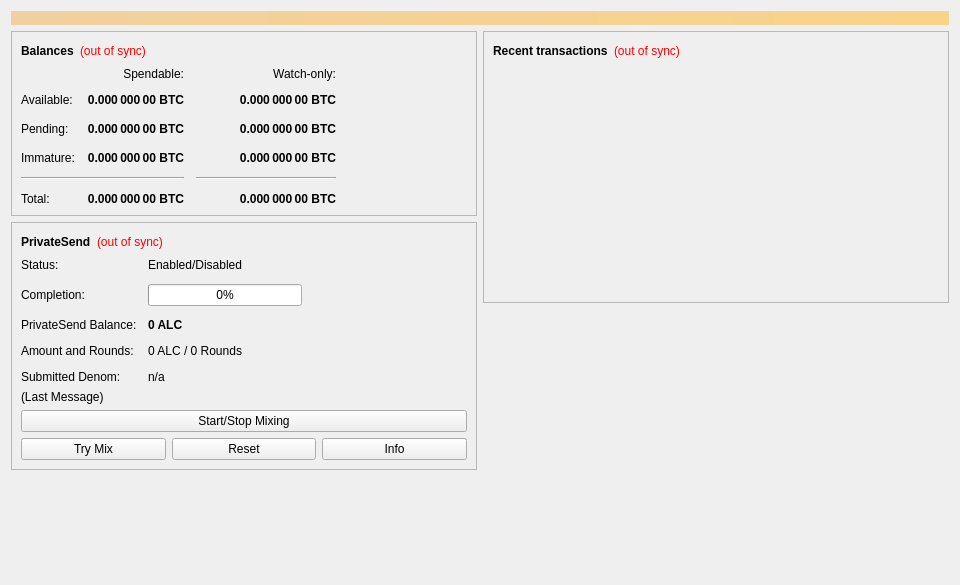
<?xml version="1.0" encoding="UTF-8"?>
<ui version="4.0">
 <class>OverviewPage</class>
 <widget class="QWidget" name="OverviewPage">
  <property name="geometry">
   <rect>
    <x>0</x>
    <y>0</y>
    <width>960</width>
    <height>585</height>
   </rect>
  </property>
  <property name="minimumSize">
   <size>
    <width>960</width>
    <height>0</height>
   </size>
  </property>
  <property name="windowTitle">
   <string>Form</string>
  </property>
  <layout class="QVBoxLayout" name="topLayout">
   <item>
    <widget class="QLabel" name="labelAlerts">
     <property name="visible">
      <bool>false</bool>
     </property>
     <property name="styleSheet">
      <string notr="true">background-color: qlineargradient(x1: 0, y1: 0, x2: 1, y2: 0, stop:0 #F0D0A0, stop:1 #F8D488); color:#000000;</string>
     </property>
     <property name="wordWrap">
      <bool>true</bool>
     </property>
     <property name="margin">
      <number>3</number>
     </property>
    </widget>
   </item>
   <item>
    <layout class="QHBoxLayout" name="horizontalLayout" stretch="1,1">
     <item>
      <layout class="QVBoxLayout" name="verticalLayout_2">
       <item>
        <widget class="QFrame" name="frame">
         <property name="frameShape">
          <enum>QFrame::StyledPanel</enum>
         </property>
         <property name="frameShadow">
          <enum>QFrame::Raised</enum>
         </property>
         <layout class="QVBoxLayout" name="verticalLayout_4">
          <item>
           <layout class="QHBoxLayout" name="horizontalLayout_4">
            <item>
             <widget class="QLabel" name="label_5">
              <property name="font">
               <font>
                <weight>75</weight>
                <bold>true</bold>
               </font>
              </property>
              <property name="text">
               <string>Balances</string>
              </property>
             </widget>
            </item>
            <item>
             <widget class="QLabel" name="labelWalletStatus">
              <property name="toolTip">
               <string>The displayed information may be out of date. Your wallet automatically synchronizes with the Altynclassic network after a connection is established, but this process has not completed yet.</string>
              </property>
              <property name="styleSheet">
               <string notr="true">QLabel { color: red; }</string>
              </property>
              <property name="text">
               <string notr="true">(out of sync)</string>
              </property>
              <property name="alignment">
               <set>Qt::AlignLeading|Qt::AlignLeft|Qt::AlignVCenter</set>
              </property>
             </widget>
            </item>
            <item>
             <spacer name="horizontalSpacer_3">
              <property name="orientation">
               <enum>Qt::Horizontal</enum>
              </property>
              <property name="sizeHint" stdset="0">
               <size>
                <width>40</width>
                <height>20</height>
               </size>
              </property>
             </spacer>
            </item>
           </layout>
          </item>
          <item>
           <layout class="QGridLayout" name="gridLayout">
            <property name="spacing">
             <number>12</number>
            </property>
            <item row="2" column="2">
             <widget class="QLabel" name="labelWatchPending">
              <property name="font">
               <font>
                <weight>75</weight>
                <bold>true</bold>
               </font>
              </property>
              <property name="cursor">
               <cursorShape>IBeamCursor</cursorShape>
              </property>
              <property name="toolTip">
               <string>Unconfirmed transactions to watch-only addresses</string>
              </property>
              <property name="text">
               <string notr="true">0.000 000 00 BTC</string>
              </property>
              <property name="alignment">
               <set>Qt::AlignRight|Qt::AlignTrailing|Qt::AlignVCenter</set>
              </property>
              <property name="textInteractionFlags">
               <set>Qt::LinksAccessibleByMouse|Qt::TextSelectableByKeyboard|Qt::TextSelectableByMouse</set>
              </property>
             </widget>
            </item>
            <item row="2" column="1">
             <widget class="QLabel" name="labelUnconfirmed">
              <property name="font">
               <font>
                <weight>75</weight>
                <bold>true</bold>
               </font>
              </property>
              <property name="cursor">
               <cursorShape>IBeamCursor</cursorShape>
              </property>
              <property name="toolTip">
               <string>Total of transactions that have yet to be confirmed, and do not yet count toward the spendable balance</string>
              </property>
              <property name="text">
               <string notr="true">0.000 000 00 BTC</string>
              </property>
              <property name="alignment">
               <set>Qt::AlignRight|Qt::AlignTrailing|Qt::AlignVCenter</set>
              </property>
              <property name="textInteractionFlags">
               <set>Qt::LinksAccessibleByMouse|Qt::TextSelectableByKeyboard|Qt::TextSelectableByMouse</set>
              </property>
             </widget>
            </item>
            <item row="3" column="2">
             <widget class="QLabel" name="labelWatchImmature">
              <property name="font">
               <font>
                <weight>75</weight>
                <bold>true</bold>
               </font>
              </property>
              <property name="cursor">
               <cursorShape>IBeamCursor</cursorShape>
              </property>
              <property name="toolTip">
               <string>Mined balance in watch-only addresses that has not yet matured</string>
              </property>
              <property name="text">
               <string notr="true">0.000 000 00 BTC</string>
              </property>
              <property name="alignment">
               <set>Qt::AlignRight|Qt::AlignTrailing|Qt::AlignVCenter</set>
              </property>
              <property name="textInteractionFlags">
               <set>Qt::LinksAccessibleByMouse|Qt::TextSelectableByKeyboard|Qt::TextSelectableByMouse</set>
              </property>
             </widget>
            </item>
            <item row="4" column="0" colspan="2">
             <widget class="Line" name="lineSpendableBalance">
              <property name="orientation">
               <enum>Qt::Horizontal</enum>
              </property>
             </widget>
            </item>
            <item row="4" column="2">
             <widget class="Line" name="lineWatchBalance">
              <property name="sizePolicy">
               <sizepolicy hsizetype="Preferred" vsizetype="Fixed">
                <horstretch>0</horstretch>
                <verstretch>0</verstretch>
               </sizepolicy>
              </property>
              <property name="minimumSize">
               <size>
                <width>140</width>
                <height>0</height>
               </size>
              </property>
              <property name="orientation">
               <enum>Qt::Horizontal</enum>
              </property>
             </widget>
            </item>
            <item row="5" column="0">
             <widget class="QLabel" name="labelTotalText">
              <property name="text">
               <string>Total:</string>
              </property>
             </widget>
            </item>
            <item row="3" column="1">
             <widget class="QLabel" name="labelImmature">
              <property name="font">
               <font>
                <weight>75</weight>
                <bold>true</bold>
               </font>
              </property>
              <property name="cursor">
               <cursorShape>IBeamCursor</cursorShape>
              </property>
              <property name="toolTip">
               <string>Mined balance that has not yet matured</string>
              </property>
              <property name="text">
               <string notr="true">0.000 000 00 BTC</string>
              </property>
              <property name="alignment">
               <set>Qt::AlignRight|Qt::AlignTrailing|Qt::AlignVCenter</set>
              </property>
              <property name="textInteractionFlags">
               <set>Qt::LinksAccessibleByMouse|Qt::TextSelectableByKeyboard|Qt::TextSelectableByMouse</set>
              </property>
             </widget>
            </item>
            <item row="2" column="3">
             <spacer name="horizontalSpacer_2">
              <property name="orientation">
               <enum>Qt::Horizontal</enum>
              </property>
              <property name="sizeHint" stdset="0">
               <size>
                <width>40</width>
                <height>20</height>
               </size>
              </property>
             </spacer>
            </item>
            <item row="3" column="0">
             <widget class="QLabel" name="labelImmatureText">
              <property name="text">
               <string>Immature:</string>
              </property>
             </widget>
            </item>
            <item row="5" column="1">
             <widget class="QLabel" name="labelTotal">
              <property name="font">
               <font>
                <weight>75</weight>
                <bold>true</bold>
               </font>
              </property>
              <property name="cursor">
               <cursorShape>IBeamCursor</cursorShape>
              </property>
              <property name="toolTip">
               <string>Your current total balance</string>
              </property>
              <property name="text">
               <string notr="true">0.000 000 00 BTC</string>
              </property>
              <property name="alignment">
               <set>Qt::AlignRight|Qt::AlignTrailing|Qt::AlignVCenter</set>
              </property>
              <property name="textInteractionFlags">
               <set>Qt::LinksAccessibleByMouse|Qt::TextSelectableByKeyboard|Qt::TextSelectableByMouse</set>
              </property>
             </widget>
            </item>
            <item row="5" column="2">
             <widget class="QLabel" name="labelWatchTotal">
              <property name="font">
               <font>
                <weight>75</weight>
                <bold>true</bold>
               </font>
              </property>
              <property name="cursor">
               <cursorShape>IBeamCursor</cursorShape>
              </property>
              <property name="toolTip">
               <string>Current total balance in watch-only addresses</string>
              </property>
              <property name="text">
               <string notr="true">0.000 000 00 BTC</string>
              </property>
              <property name="alignment">
               <set>Qt::AlignRight|Qt::AlignTrailing|Qt::AlignVCenter</set>
              </property>
              <property name="textInteractionFlags">
               <set>Qt::LinksAccessibleByMouse|Qt::TextSelectableByKeyboard|Qt::TextSelectableByMouse</set>
              </property>
             </widget>
            </item>
            <item row="0" column="2">
             <widget class="QLabel" name="labelWatchonly">
              <property name="text">
               <string>Watch-only:</string>
              </property>
              <property name="alignment">
               <set>Qt::AlignRight|Qt::AlignTrailing|Qt::AlignVCenter</set>
              </property>
             </widget>
            </item>
            <item row="1" column="0">
             <widget class="QLabel" name="labelBalanceText">
              <property name="text">
               <string>Available:</string>
              </property>
             </widget>
            </item>
            <item row="1" column="1">
             <widget class="QLabel" name="labelBalance">
              <property name="font">
               <font>
                <weight>75</weight>
                <bold>true</bold>
               </font>
              </property>
              <property name="cursor">
               <cursorShape>IBeamCursor</cursorShape>
              </property>
              <property name="toolTip">
               <string>Your current spendable balance</string>
              </property>
              <property name="text">
               <string notr="true">0.000 000 00 BTC</string>
              </property>
              <property name="alignment">
               <set>Qt::AlignRight|Qt::AlignTrailing|Qt::AlignVCenter</set>
              </property>
              <property name="textInteractionFlags">
               <set>Qt::LinksAccessibleByMouse|Qt::TextSelectableByKeyboard|Qt::TextSelectableByMouse</set>
              </property>
             </widget>
            </item>
            <item row="1" column="2">
             <widget class="QLabel" name="labelWatchAvailable">
              <property name="font">
               <font>
                <weight>75</weight>
                <bold>true</bold>
               </font>
              </property>
              <property name="cursor">
               <cursorShape>IBeamCursor</cursorShape>
              </property>
              <property name="toolTip">
               <string>Your current balance in watch-only addresses</string>
              </property>
              <property name="text">
               <string notr="true">0.000 000 00 BTC</string>
              </property>
              <property name="alignment">
               <set>Qt::AlignRight|Qt::AlignTrailing|Qt::AlignVCenter</set>
              </property>
              <property name="textInteractionFlags">
               <set>Qt::LinksAccessibleByMouse|Qt::TextSelectableByKeyboard|Qt::TextSelectableByMouse</set>
              </property>
             </widget>
            </item>
            <item row="2" column="0">
             <widget class="QLabel" name="labelPendingText">
              <property name="text">
               <string>Pending:</string>
              </property>
             </widget>
            </item>
            <item row="0" column="1">
             <widget class="QLabel" name="labelSpendable">
              <property name="text">
               <string>Spendable:</string>
              </property>
              <property name="alignment">
               <set>Qt::AlignRight|Qt::AlignTrailing|Qt::AlignVCenter</set>
              </property>
             </widget>
            </item>
           </layout>
          </item>
         </layout>
        </widget>
       </item>
       <item>
        <widget class="QFrame" name="framePrivateSend">
         <property name="layoutDirection">
          <enum>Qt::LeftToRight</enum>
         </property>
         <property name="frameShape">
          <enum>QFrame::StyledPanel</enum>
         </property>
         <property name="frameShadow">
          <enum>QFrame::Raised</enum>
         </property>
         <layout class="QVBoxLayout" name="VerticalLayout_PS1">
          <item>
           <layout class="QHBoxLayout" name="horizontalLayout_5">
            <item>
             <widget class="QLabel" name="labelPrivateSendHeader">
              <property name="font">
               <font>
                <weight>75</weight>
                <bold>true</bold>
               </font>
              </property>
              <property name="text">
               <string>PrivateSend</string>
              </property>
             </widget>
            </item>
            <item>
             <widget class="QLabel" name="labelPrivateSendSyncStatus">
              <property name="toolTip">
               <string>The displayed information may be out of date. Your wallet automatically synchronizes with the Altynclassic network after a connection is established, but this process has not completed yet.</string>
              </property>
              <property name="styleSheet">
               <string notr="true">QLabel { color: red; }</string>
              </property>
              <property name="text">
               <string notr="true">(out of sync)</string>
              </property>
              <property name="alignment">
               <set>Qt::AlignLeading|Qt::AlignLeft|Qt::AlignVCenter</set>
              </property>
             </widget>
            </item>
            <item>
             <spacer name="horizontalSpacer_4">
              <property name="orientation">
               <enum>Qt::Horizontal</enum>
              </property>
              <property name="sizeHint" stdset="0">
               <size>
                <width>40</width>
                <height>20</height>
               </size>
              </property>
             </spacer>
            </item>
           </layout>
          </item>
          <item>
           <layout class="QFormLayout" name="privateSendFormLayout">
            <property name="fieldGrowthPolicy">
             <enum>QFormLayout::AllNonFixedFieldsGrow</enum>
            </property>
            <property name="horizontalSpacing">
             <number>11</number>
            </property>
            <property name="verticalSpacing">
             <number>12</number>
            </property>
            <item row="0" column="0">
             <widget class="QLabel" name="labelPrivateSendEnabledText">
              <property name="text">
               <string>Status:</string>
              </property>
             </widget>
            </item>
            <item row="0" column="1">
             <widget class="QLabel" name="labelPrivateSendEnabled">
              <property name="text">
               <string>Enabled/Disabled</string>
              </property>
             </widget>
            </item>
            <item row="1" column="0">
             <widget class="QLabel" name="labelCompletitionText">
              <property name="text">
               <string>Completion:</string>
              </property>
             </widget>
            </item>
            <item row="1" column="1">
             <widget class="QProgressBar" name="privateSendProgress">
              <property name="maximumSize">
               <size>
                <width>154</width>
                <height>16777215</height>
               </size>
              </property>
              <property name="value">
               <number>0</number>
              </property>
             </widget>
            </item>
            <item row="2" column="0">
             <widget class="QLabel" name="labelAnonymizedText">
              <property name="text">
               <string>PrivateSend Balance:</string>
              </property>
             </widget>
            </item>
            <item row="2" column="1">
             <widget class="QLabel" name="labelAnonymized">
              <property name="font">
               <font>
                <weight>75</weight>
                <bold>true</bold>
               </font>
              </property>
              <property name="text">
               <string notr="true">0 ALC</string>
              </property>
             </widget>
            </item>
            <item row="3" column="0">
             <widget class="QLabel" name="labelAmountAndRoundsText">
              <property name="text">
               <string>Amount and Rounds:</string>
              </property>
             </widget>
            </item>
            <item row="3" column="1">
             <widget class="QLabel" name="labelAmountRounds">
              <property name="text">
               <string>0 ALC / 0 Rounds</string>
              </property>
             </widget>
            </item>
            <item row="4" column="0">
             <widget class="QLabel" name="labelSubmittedDenomText">
              <property name="text">
               <string>Submitted Denom:</string>
              </property>
             </widget>
            </item>
            <item row="4" column="1">
             <widget class="QLabel" name="labelSubmittedDenom">
              <property name="toolTip">
               <string>The denominations you submitted to the Masternode.&lt;br&gt;To mix, other users must submit the exact same denominations.</string>
              </property>
              <property name="text">
               <string>n/a</string>
              </property>
             </widget>
            </item>
           </layout>
          </item>
          <item>
           <layout class="QVBoxLayout" name="VerticalLayout_PS">
            <item>
             <widget class="QLabel" name="labelPrivateSendLastMessage">
              <property name="text">
               <string>(Last Message)</string>
              </property>
              <property name="alignment">
               <set>Qt::AlignLeading|Qt::AlignLeft|Qt::AlignTop</set>
              </property>
              <property name="wordWrap">
               <bool>true</bool>
              </property>
             </widget>
            </item>
            <item>
             <widget class="QPushButton" name="togglePrivateSend">
              <property name="sizePolicy">
               <sizepolicy hsizetype="MinimumExpanding" vsizetype="Fixed">
                <horstretch>0</horstretch>
                <verstretch>0</verstretch>
               </sizepolicy>
              </property>
              <property name="text">
               <string>Start/Stop Mixing</string>
              </property>
             </widget>
            </item>
            <item>
             <layout class="QHBoxLayout" name="horizontalLayout_debugbuttons">
              <item>
               <widget class="QPushButton" name="privateSendAuto">
                <property name="sizePolicy">
                 <sizepolicy hsizetype="MinimumExpanding" vsizetype="Fixed">
                  <horstretch>0</horstretch>
                  <verstretch>0</verstretch>
                 </sizepolicy>
                </property>
                <property name="toolTip">
                 <string>Try to manually submit a PrivateSend request.</string>
                </property>
                <property name="text">
                 <string>Try Mix</string>
                </property>
               </widget>
              </item>
              <item>
               <widget class="QPushButton" name="privateSendReset">
                <property name="sizePolicy">
                 <sizepolicy hsizetype="MinimumExpanding" vsizetype="Fixed">
                  <horstretch>0</horstretch>
                  <verstretch>0</verstretch>
                 </sizepolicy>
                </property>
                <property name="toolTip">
                 <string>Reset the current status of PrivateSend (can interrupt PrivateSend if it's in the process of Mixing, which can cost you money!)</string>
                </property>
                <property name="autoFillBackground">
                 <bool>false</bool>
                </property>
                <property name="text">
                 <string>Reset</string>
                </property>
               </widget>
              </item>
              <item>
               <widget class="QPushButton" name="privateSendInfo">
                <property name="sizePolicy">
                 <sizepolicy hsizetype="MinimumExpanding" vsizetype="Fixed">
                  <horstretch>0</horstretch>
                  <verstretch>0</verstretch>
                 </sizepolicy>
                </property>
                <property name="toolTip">
                 <string>Information about PrivateSend and Mixing</string>
                </property>
                <property name="text">
                 <string>Info</string>
                </property>
               </widget>
              </item>
             </layout>
            </item>
           </layout>
          </item>
         </layout>
        </widget>
       </item>
       <item>
        <spacer name="verticalSpacer">
         <property name="orientation">
          <enum>Qt::Vertical</enum>
         </property>
         <property name="sizeHint" stdset="0">
          <size>
           <width>20</width>
           <height>40</height>
          </size>
         </property>
        </spacer>
       </item>
      </layout>
     </item>
     <item>
      <layout class="QVBoxLayout" name="verticalLayout_3">
       <item>
        <widget class="QFrame" name="frame_2">
         <property name="frameShape">
          <enum>QFrame::StyledPanel</enum>
         </property>
         <property name="frameShadow">
          <enum>QFrame::Raised</enum>
         </property>
         <layout class="QVBoxLayout" name="verticalLayout">
          <item>
           <layout class="QHBoxLayout" name="horizontalLayout_2">
            <item>
             <widget class="QLabel" name="label_4">
              <property name="font">
               <font>
                <weight>75</weight>
                <bold>true</bold>
               </font>
              </property>
              <property name="text">
               <string>Recent transactions</string>
              </property>
             </widget>
            </item>
            <item>
             <widget class="QLabel" name="labelTransactionsStatus">
              <property name="toolTip">
               <string>The displayed information may be out of date. Your wallet automatically synchronizes with the Altynclassic network after a connection is established, but this process has not completed yet.</string>
              </property>
              <property name="styleSheet">
               <string notr="true">QLabel { color: red; }</string>
              </property>
              <property name="text">
               <string notr="true">(out of sync)</string>
              </property>
              <property name="alignment">
               <set>Qt::AlignLeading|Qt::AlignLeft|Qt::AlignVCenter</set>
              </property>
             </widget>
            </item>
            <item>
             <spacer name="horizontalSpacer">
              <property name="orientation">
               <enum>Qt::Horizontal</enum>
              </property>
              <property name="sizeHint" stdset="0">
               <size>
                <width>40</width>
                <height>20</height>
               </size>
              </property>
             </spacer>
            </item>
           </layout>
          </item>
          <item>
           <widget class="QListView" name="listTransactions">
            <property name="styleSheet">
             <string notr="true">QListView { background: transparent; }</string>
            </property>
            <property name="frameShape">
             <enum>QFrame::NoFrame</enum>
            </property>
            <property name="verticalScrollBarPolicy">
             <enum>Qt::ScrollBarAlwaysOff</enum>
            </property>
            <property name="horizontalScrollBarPolicy">
             <enum>Qt::ScrollBarAlwaysOff</enum>
            </property>
            <property name="selectionMode">
             <enum>QAbstractItemView::NoSelection</enum>
            </property>
           </widget>
          </item>
         </layout>
        </widget>
       </item>
       <item>
        <spacer name="verticalSpacer_2">
         <property name="orientation">
          <enum>Qt::Vertical</enum>
         </property>
         <property name="sizeHint" stdset="0">
          <size>
           <width>20</width>
           <height>40</height>
          </size>
         </property>
        </spacer>
       </item>
      </layout>
     </item>
    </layout>
   </item>
  </layout>
 </widget>
 <resources/>
 <connections/>
</ui>
